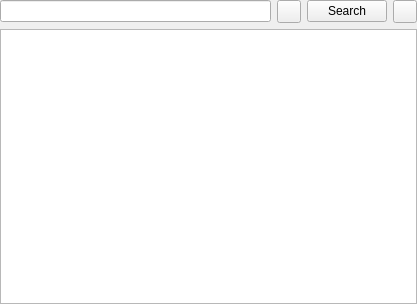
<?xml version="1.0" encoding="UTF-8"?>
<ui version="4.0">
 <class>CoverDialog</class>
 <widget class="QWidget" name="CoverDialog">
  <property name="geometry">
   <rect>
    <x>0</x>
    <y>0</y>
    <width>417</width>
    <height>304</height>
   </rect>
  </property>
  <layout class="QGridLayout" name="gridLayout">
   <property name="margin">
    <number>0</number>
   </property>
   <item row="0" column="0">
    <widget class="LineEdit" name="query"/>
   </item>
   <item row="0" column="1">
    <widget class="QToolButton" name="cancelButton">
     <property name="toolTip">
      <string>&lt;html&gt;&lt;head/&gt;&lt;body&gt;&lt;p&gt;Cancel current query&lt;/p&gt;&lt;/body&gt;&lt;/html&gt;</string>
     </property>
    </widget>
   </item>
   <item row="0" column="2">
    <widget class="QPushButton" name="search">
     <property name="text">
      <string>Search</string>
     </property>
    </widget>
   </item>
   <item row="0" column="3">
    <widget class="QToolButton" name="addFileButton">
     <property name="toolTip">
      <string>&lt;html&gt;&lt;head/&gt;&lt;body&gt;&lt;p&gt;Add a local file&lt;/p&gt;&lt;/body&gt;&lt;/html&gt;</string>
     </property>
    </widget>
   </item>
   <item row="1" column="0" colspan="4">
    <widget class="QListWidget" name="list"/>
   </item>
  </layout>
 </widget>
 <customwidgets>
  <customwidget>
   <class>LineEdit</class>
   <extends>QLineEdit</extends>
   <header>lineedit.h</header>
  </customwidget>
  </customwidgets>
 <tabstops>
  <tabstop>query</tabstop>
  <tabstop>search</tabstop>
  <tabstop>list</tabstop>
 </tabstops>
 <resources/>
 <connections/>
</ui>
